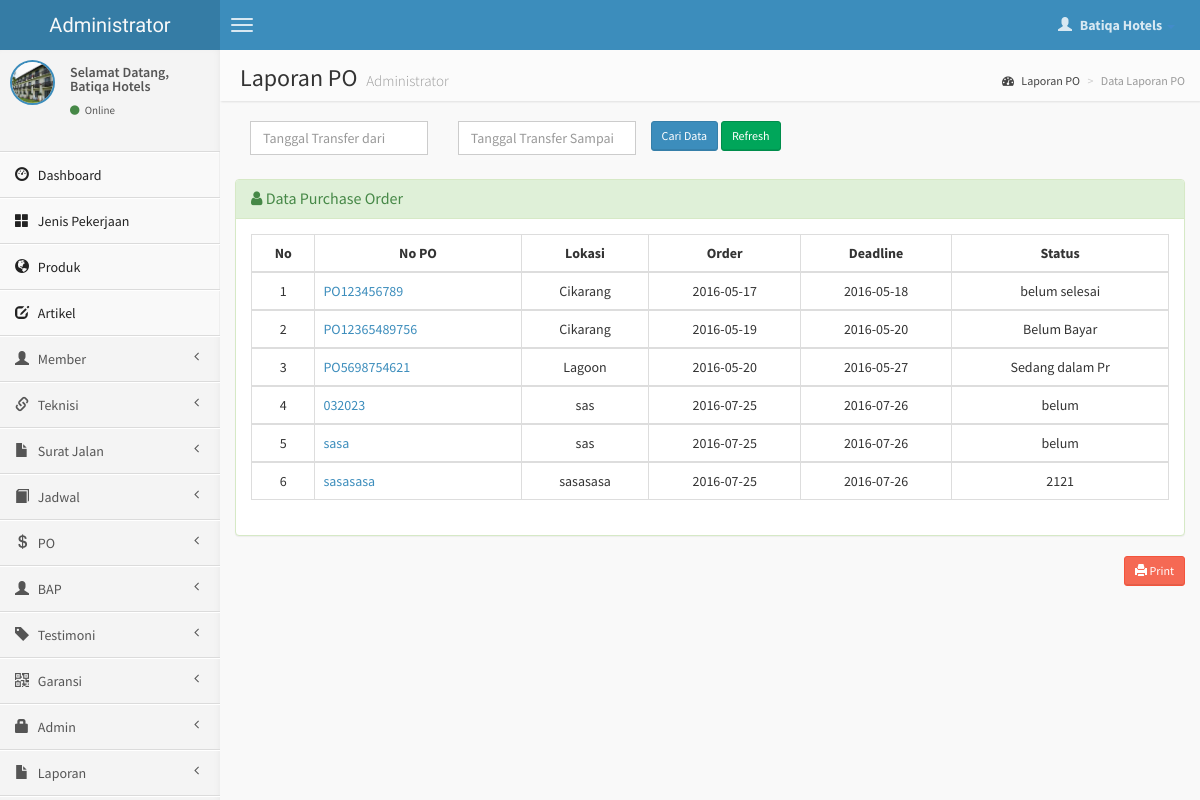
The page /admin/laporan-po.php (signed in) on the database its author committed.
### tables this page shows
CREATE TABLE `po` (
  `id_order` int(10) NOT NULL,
  `no_po` varchar(30) NOT NULL,
  `id_jenis` int(4) NOT NULL,
  `id_member` int(4) NOT NULL,
  `lokasi` varchar(200) NOT NULL,
  `rincian` varchar(600) NOT NULL,
  `unit` varchar(10) NOT NULL,
  `qty` varchar(10) NOT NULL,
  `harga` int(11) NOT NULL,
  `tgl_order` date NOT NULL,
  `tgl_selesai` date NOT NULL,
  `status` varchar(15) NOT NULL
);

### admin/laporan-po.php (the view, shortened to what this page needs)
<?php
if (empty($_SESSION['username'])){
	header('location:../index.php');
} else {
?>
<!DOCTYPE html>
<html>
    <head>
        <link href="../dist/css/bootstrap.css" rel="stylesheet" type="text/css" />
        <link href="//cdnjs.cloudflare.com/ajax/libs/font-awesome/4.1.0/css/font-awesome.min.css" rel="stylesheet" type="text/css" />
        <link href="//code.ionicframework.com/ionicons/1.5.2/css/ionicons.min.css" rel="stylesheet" type="text/css" />
        <link href="../css/morris/morris.css" rel="stylesheet" type="text/css" />
        <link href="../css/jvectormap/jquery-jvectormap-1.2.2.css" rel="stylesheet" type="text/css" />
        <link href="../css/datepicker/datepicker3.css" rel="stylesheet" type="text/css" />
        <link href="../css/daterangepicker/daterangepicker-bs3.css" rel="stylesheet" type="text/css" />
        <link href="../css/bootstrap-wysihtml5/bootstrap3-wysihtml5.min.css" rel="stylesheet" type="text/css" />
        <link href="../css/AdminLTE.css" rel="stylesheet" type="text/css" />
        <link rel="stylesheet" href="datatables/dataTables.bootstrap.css"/>
    </head>
    <body class="skin-blue">
        <header class="header">
            <a href="index.php" class="logo">
                Administrator
            </a>
            <nav class="navbar navbar-static-top" role="navigation">
                <a href="#" class="navbar-btn sidebar-toggle" data-toggle="offcanvas" role="button">
                    <span class="icon-bar"></span>
                    <span class="icon-bar"></span>
                    <span class="icon-bar"></span>
                </a>
                <div class="navbar-right">
                    <ul class="nav navbar-nav">
                        <li class="dropdown user user-menu">
                            <a href="#" class="dropdown-toggle" data-toggle="dropdown">
                                <i class="glyphicon glyphicon-user"></i>
                                <span><?php echo $_SESSION['fullname']; ?> <i class="caret"></i></span>
                            </a>
<?php } ?>
                        </li>
                    </ul>
                </div>
            </nav>
        </header>
        <div class="wrapper row-offcanvas row-offcanvas-left">
            <aside class="left-side sidebar-offcanvas">
                <section class="sidebar">
                    <div class="user-panel">
                        <div class="pull-left image">
                            <img src="<?php echo $_SESSION['gambar']; ?>" class="img-circle" alt="User Image" style="border: 2px solid #3C8DBC;" />
                        </div>
                        <div class="pull-left info">
                            <p>Selamat Datang,<br /><?php echo $_SESSION['fullname']; ?></p>
                            <a href="#"><i class="fa fa-circle text-success"></i> Online</a>
                        </div>
                    </div>
                    <?php include "menu.php"; ?>
                </section>
            </aside>
            <aside class="right-side">
                <section class="content-header">
                    <h1>
                        Laporan PO
                        <small>Administrator</small>
                    </h1>
                    <ol class="breadcrumb">
                        <li><a href="#"><i class="fa fa-dashboard"></i> Laporan PO</a></li>
                        <li class="active">Data Laporan PO</li>
                    </ol>
                </section>
                <section class="content">
                    <div class="row">
              <div class="col-lg-8">
              <form action='laporan-po.php' method="POST">
	       <div class="col-lg-4"><input type='text' class="input-group date form-control" data-date="" data-date-format="yyyy-mm-dd" style="margin-bottom: 4px;" name='tglawal' placeholder='Tanggal Transfer dari' required />  </div> <div class="col-lg-4"> <input type='text' class="input-group date form-control" data-date="" data-date-format="yyyy-mm-dd" style="margin-bottom: 4px;" name='tglakhir' placeholder='Tanggal Transfer Sampai' required /> </div>
           <input type='submit' value='Cari Data' class="btn btn-sm btn-primary" /> <a href='laporan-po.php' class="btn btn-sm btn-success" > Refresh</a>
           </form>
          	</div>
              </div>
                    <br />
                    <div class="row">
                        <div class="col-lg-12">
                    <div class="panel panel-success">
                        <div class="panel-heading">
                        <h3 class="panel-title"><i class="fa fa-user"></i> Data Purchase Order </h3>
                        </div>
                        <div class="print-area panel-body" id="print-area-2">
                    <?php
                    $query1="select * from po limit 40";
                    $tampil=mysqli_query($koneksi, $query1) or die(mysqli_error());
                    ?>
                  <table id="example" class="table table-hover table-bordered">
                  <thead>
                      <tr>
                        <th><center>No </center></th>
                        <th><center>No PO </center></th>
                        <th><center>Lokasi</center></th>
                        <th><center>Order</center></th>
                        <th><center>Deadline</center></th>
                        <th><center>Status</center></th>
                      </tr>
                  </thead>
                     <?php
                     $no=0;
                     while($data=mysqli_fetch_array($tampil))
                    { $no++; ?>
                    <tbody>
                    <tr>
                    <td><center><?php echo $no; ?></center></td>
                    <td><a href="cetak-po.php?hal=edit&kd=<?php echo $data['id_order'];?>" data-placement="bottom" data-toggle="tooltip" title="Cetak PO"> <?php echo $data['no_po'];?></a></td>
                    <td><center><?php echo $data['lokasi'];?></center></td>
                    <td><center><?php echo $data['tgl_order'];?></center></td>
                    <td><center><?php echo $data['tgl_selesai'];?></center></td>
                    <td><center><?php echo $data['status'];?></center></td>
                    </tr></div>
                 <?php
              }
              ?>
                   </tbody>
              <div class="text-right">
                  <a class="no-print btn btn-sm btn-danger" href="javascript:printDiv('print-area-2');" ><span class="glyphicon glyphicon-print"></span> Print</a>
                </div>
    </body>
</html>

### rows shown on the page
po: no_po "PO123456789", lokasi "Cikarang", tgl_order "2016-05-17", tgl_selesai "2016-05-18", status "belum selesai"
po: no_po "PO12365489756", lokasi "Cikarang", tgl_order "2016-05-19", tgl_selesai "2016-05-20", status "Belum Bayar"
po: no_po "PO5698754621", lokasi "Lagoon", tgl_order "2016-05-20", tgl_selesai "2016-05-27", status "Sedang dalam Pr"
po: no_po "032023", lokasi "sas", tgl_order "2016-07-25", tgl_selesai "2016-07-26", status "belum"
po: no_po "sasa", lokasi "sas", tgl_order "2016-07-25", tgl_selesai "2016-07-26", status "belum"
po: no_po "sasasasa", lokasi "sasasasa", tgl_order "2016-07-25", tgl_selesai "2016-07-26", status "2121"

### other values the page prints
$_SESSION['fullname'] "Batiqa Hotels"
